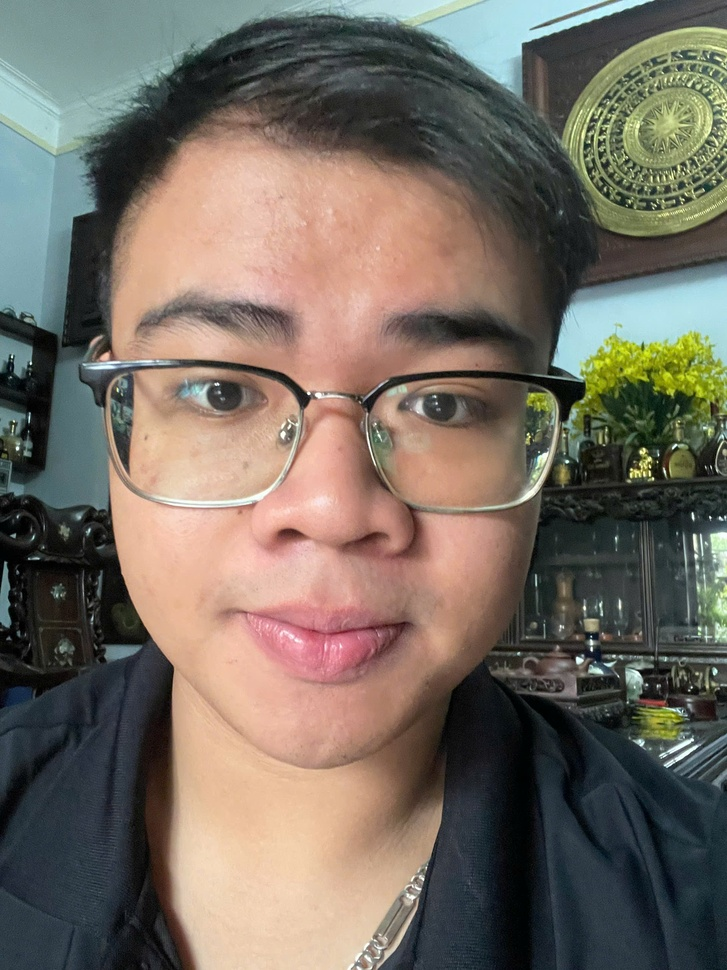
#> input picture trainer/face_dataset/user.0910.1.jpg, 727 x 970 px, shrunk from 1920 x 2560 before the run, found by its file name; its folder holds 4 pictures in this run
$ python train_model.py
#> lines starting #> are read from the running program, lines starting #| are printed output that depends on the picture
import cv2
import numpy as np
import os

# Đường dẫn đến thư mục chứa dữ liệu khuôn mặt
dataset_path = '/Users/vudangkhoa/Documents/CODE ON CLASS/An toàn và bảo mật thông tin/ProductSemi/khoasecure/trainer/face_dataset'
recognizer = cv2.face.LBPHFaceRecognizer_create()
face_cascade = cv2.CascadeClassifier(cv2.data.haarcascades + "haarcascade_frontalface_default.xml")

# Hàm lấy dữ liệu khuôn mặt và nhãn
def get_images_and_labels(path):
    image_paths = [os.path.join(path, f) for f in os.listdir(path)]
    face_samples = []
    ids = []

    for image_path in image_paths:
        # Bỏ qua các file không phải là file hình ảnh
        if image_path.endswith(".jpg") or image_path.endswith(".png"):
            gray_img = cv2.imread(image_path, cv2.IMREAD_GRAYSCALE)  # Đọc ảnh grayscale
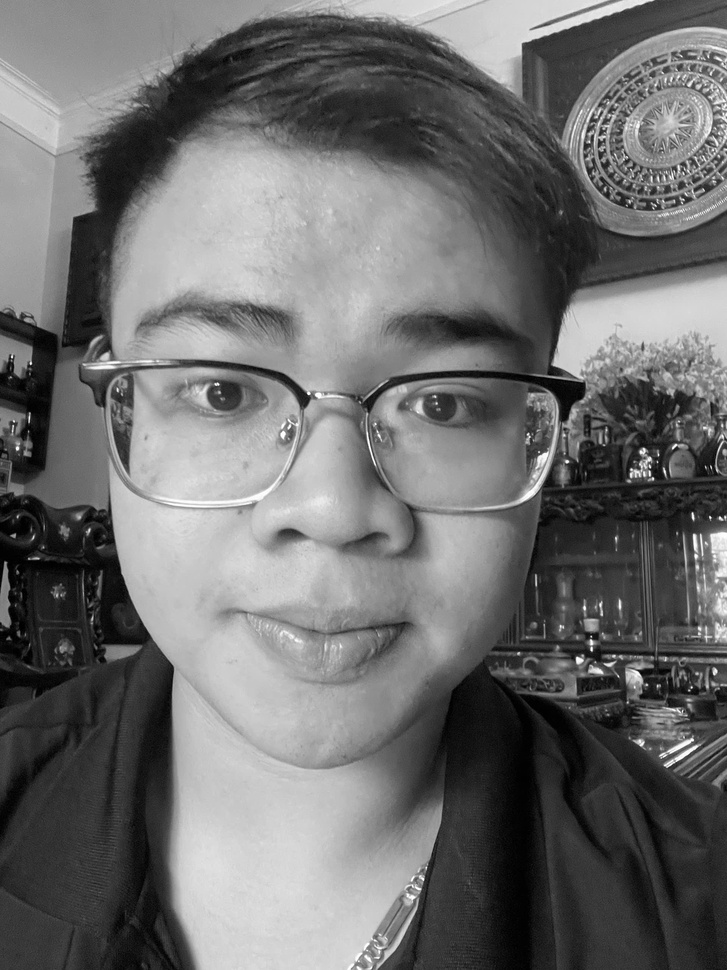
#> gray_img: shape (970, 727); min 0, max 255, mean 110
            user_id = int(os.path.split(image_path)[-1].split(".")[1])  # Lấy ID từ tên file
            faces = face_cascade.detectMultiScale(gray_img)
#> faces = [[50, 173, 558, 558]]

            for (x, y, w, h) in faces:
                face_samples.append(gray_img[y:y + h, x:x + w])
                ids.append(user_id)
#> this loop made 1 pass
#> after the loop, face_samples = 1 item; ids = [910]
#> pass 2 of the loop in get_images_and_labels, `for image_path in image_paths:`:
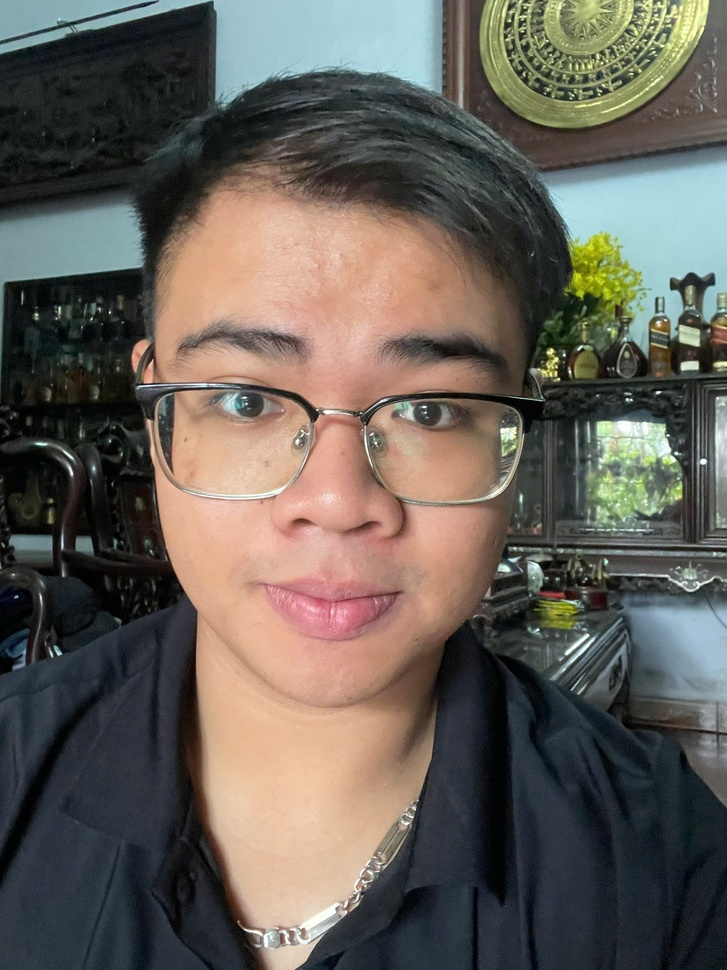
#> input picture trainer/face_dataset/user.0910.2.jpg, 727 x 970 px, shrunk from 1920 x 2560 before the run, found by its file name
#> in get_images_and_labels, `gray_img = cv2.imread(image_path, cv2.IMREAD_GRAYSCALE)`:
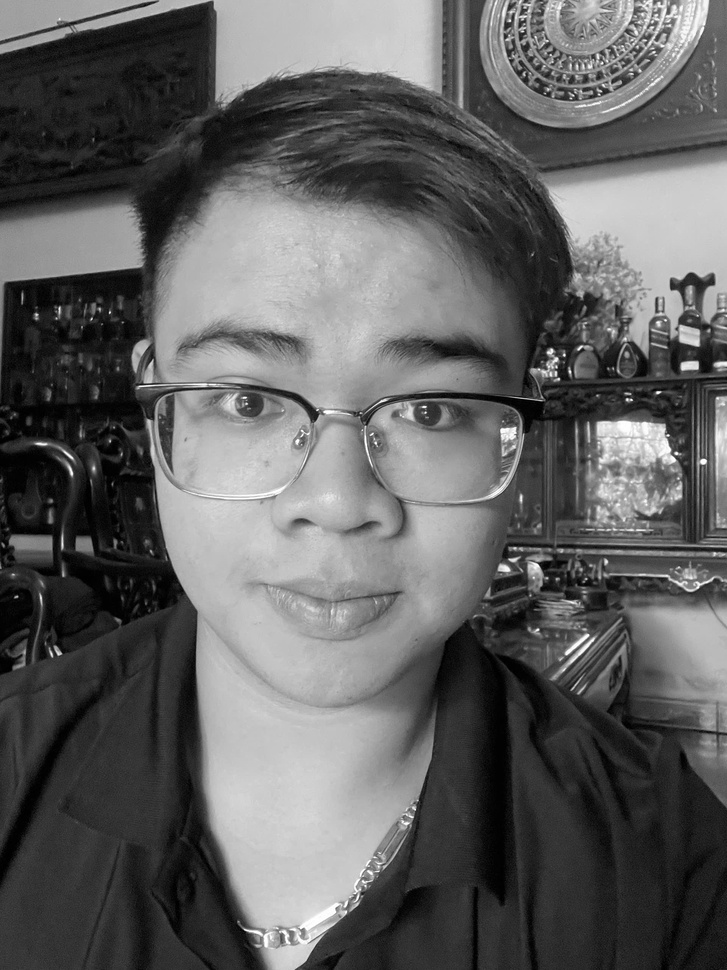
#> gray_img: shape (970, 727); min 0, max 255, mean 96.7
#> faces = [[582, 430, 118, 118], [98, 218, 484, 484]]
#> the loop in get_images_and_labels, `for (x, y, w, h) in faces:` made 2 passes
#> after the loop in get_images_and_labels, `for (x, y, w, h) in faces:`: face_samples = 3 items; ids = [910, 910, 910]
#> pass 3 of the loop in get_images_and_labels, `for image_path in image_paths:`:
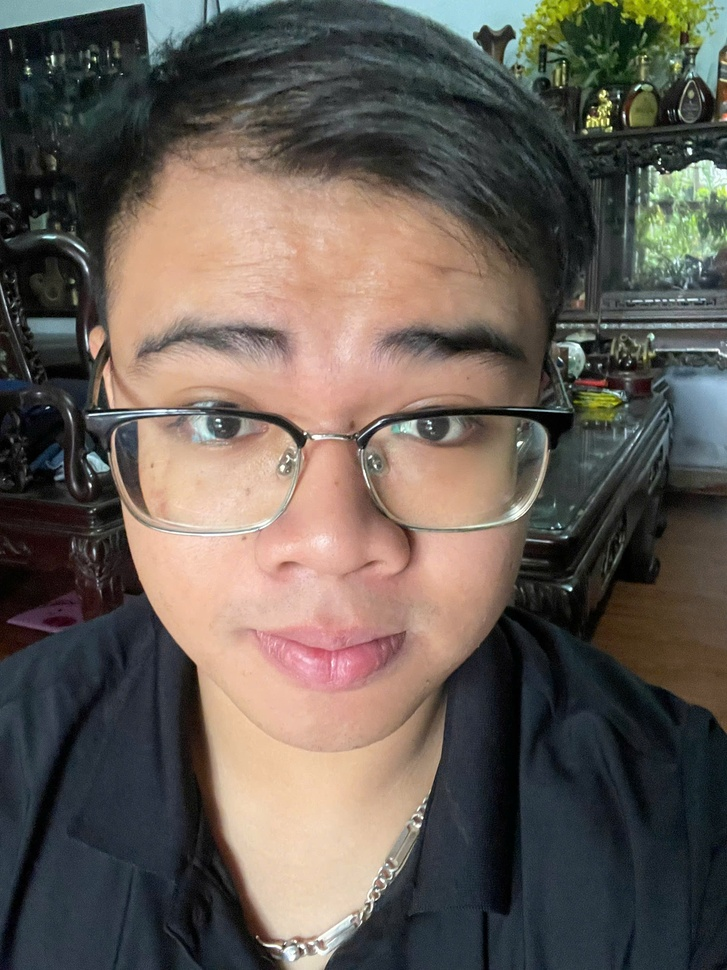
#> input picture trainer/face_dataset/user.0910.3.jpg, 727 x 970 px, shrunk from 1920 x 2560 before the run, found by its file name
#> in get_images_and_labels, `gray_img = cv2.imread(image_path, cv2.IMREAD_GRAYSCALE)`:
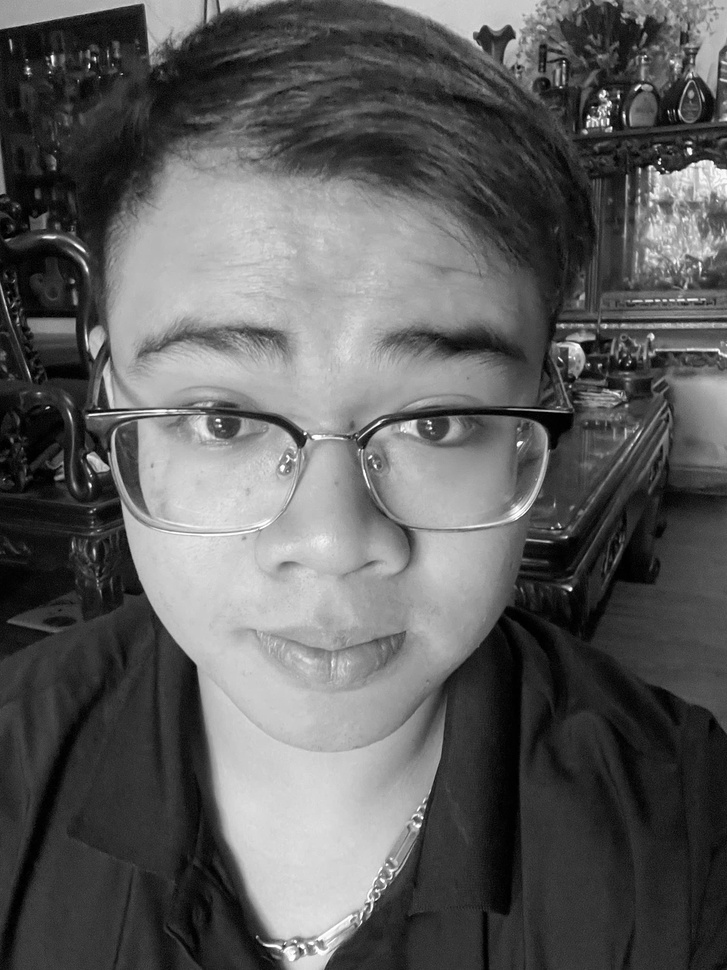
#> gray_img: shape (970, 727); min 0, max 255, mean 93.6
#> faces = [[49, 189, 581, 581]]
#> the loop in get_images_and_labels, `for (x, y, w, h) in faces:` made 1 pass
#> after the loop in get_images_and_labels, `for (x, y, w, h) in faces:`: face_samples = 4 items; ids = [910, 910, 910, 910]
#> the loop made 4 passes; the first 3 are shown

    return face_samples, ids


# Lấy ảnh và nhãn từ dữ liệu
faces, ids = get_images_and_labels(dataset_path)

# Huấn luyện mô hình với ảnh và nhãn
recognizer.train(faces, np.array(ids))

# Lưu mô hình đã huấn luyện
recognizer.write('trainer.yml')

print("Mô hình đã được huấn luyện và lưu.")
